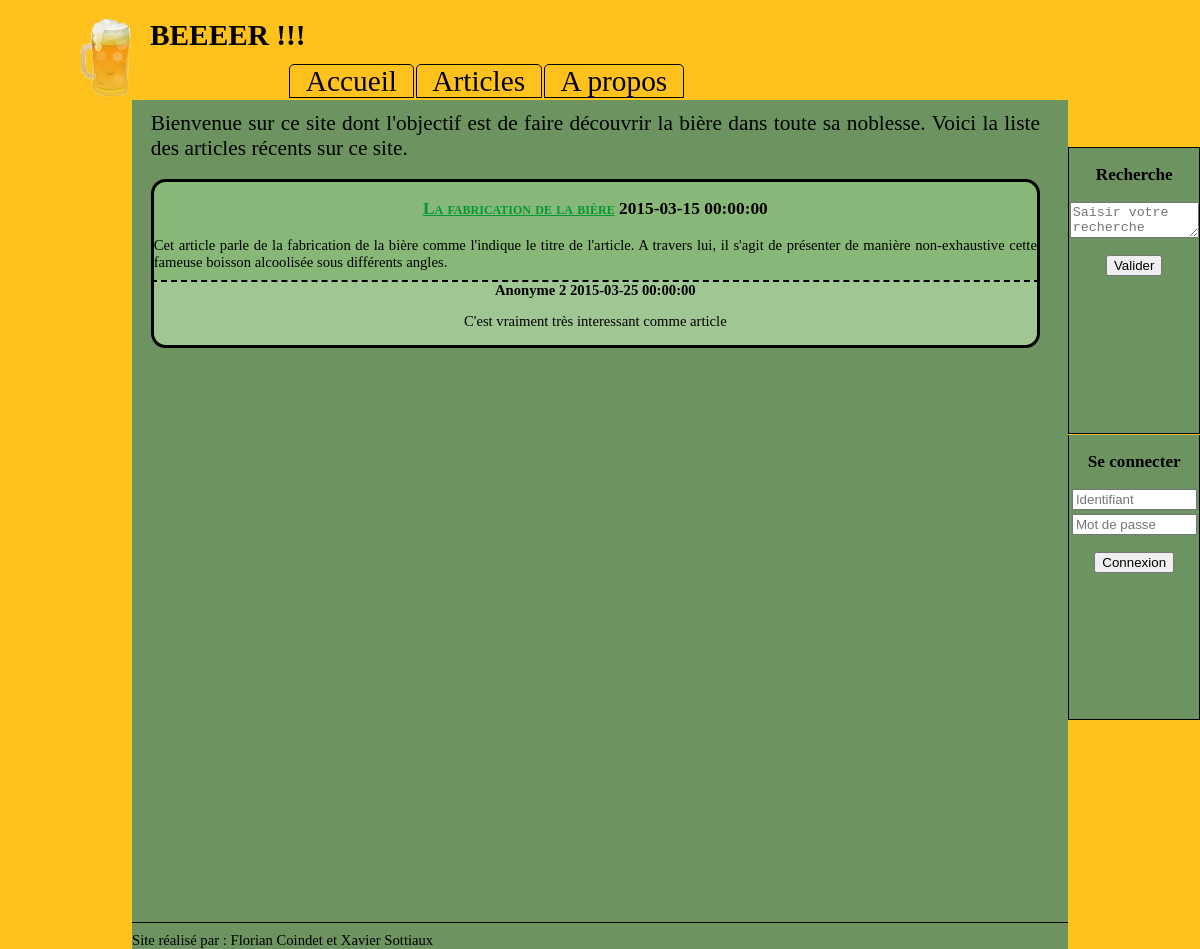
The page / on the database its author committed.
### tables this page shows
CREATE TABLE IF NOT EXISTS `Article` (
  `IDArticle` int(11) NOT NULL,
  `Titre` varchar(30) NOT NULL,
  `DateCreation` datetime NOT NULL,
  `URL` varchar(100) NOT NULL,
  `Resume` varchar(300) NOT NULL,
  `IDUtilisateur` int(11) NOT NULL
);

CREATE TABLE IF NOT EXISTS `Utilisateur` (
  `IDUtilisateur` int(11) NOT NULL,
  `Pseudonyme` varchar(30) NOT NULL,
  `Mot_passe` varchar(30) NOT NULL,
  `Webmaster` tinyint(1) NOT NULL,
  `DateCreationUtilisateur` timestamp NOT NULL DEFAULT CURRENT_TIMESTAMP ON UPDATE CURRENT_TIMESTAMP
);

CREATE TABLE IF NOT EXISTS `Commentaire` (
  `IDArticle` int(11) NOT NULL,
  `IDUtilisateur` int(11) NOT NULL,
  `DateCommentaire` datetime NOT NULL,
  `Commentaire` varchar(200) NOT NULL
);

### requete_index.php (called while the page is built, shortened)
<?php
	$bdd=Connect_db();
 	$query=$bdd->prepare('SELECT T1.IDArticle, T1.Titre, T1.DateCreation, T1.URL, T1.Resume, T2.Commentaire, T2.DateCommentaire, T3.Pseudonyme
 						  FROM Article AS T1
 						  INNER JOIN Commentaire AS T2
 						  ON T1.IDArticle=T2.IDArticle
                          INNER JOIN Utilisateur AS T3
                          ON T3.IDUtilisateur=T2.IDUtilisateur
 						  ORDER BY T1.DateCreation DESC, T2.DateCommentaire DESC');
 	$query->execute();
 	while($data = $query->fetch()){
 		$article[]=array(
 						'id' => $data['IDArticle'],
						'titre' => $data['Titre'],
						'date' => $data['DateCreation'],
						'url' => $data['URL'],
						'resume' => $data['Resume'],
						'commentaire' => $data['Commentaire'],
						'dateCommentaire' => $data['DateCommentaire'],
						'pseudonyme' => $data['Pseudonyme']
						);
 	}
 ?>

### index.php (the view, shortened to what this page needs)
<!DOCTYPE HTML>
<html>
	<head>
		<link rel="stylesheet" type="text/css" media="screen and (min-width:750px)" href="assets/style_index.css" />
		<link rel="stylesheet" type="text/css" media="screen and (max-width:750px)" href="assets/style_index750.css" />
	</head>
	<body>
		<?php include("element_principal.php"); ?>
		<article>
			<section>
				Bienvenue sur ce site dont l'objectif est de faire découvrir la bière dans toute sa noblesse.
				Voici la liste des articles récents sur ce site.
			</section>
		  <section>
		  	<?php include ("requete_index.php") ?>
		  	<h1><?php echo ( "<a href=article.php?id=".$article[0]['id'].">".$article[0]['titre']."</a> ".$article[0]['date'] ); ?></h1>
			<?php echo $article[0]['resume']; ?></section>
			<section><?php echo $article[0]['pseudonyme']." ".$article[0]['dateCommentaire']; ?>
					<p><?php echo $article[0]['commentaire']; ?></p></section>
		</article>
		<footer>
			Site réalisé par : Florian Coindet et Xavier Sottiaux
		</footer>
	</body>
</html>

### assets/style_index.css (style rules this page uses)
html { height: 100%; }
body { background-color:#FFC21C; margin-left: 11%; margin-right: 11%; text-align: justify; font-family: arial sans serif; font-size: 11pt; height: inherit; margin-bottom: -2%; }
article { background-color:#6D9360; padding-top: 2%; padding-left: 2%; padding-right: 3%; padding-bottom: 3%; height: inherit; }
article>section:first-child { padding-top: 2%; padding-bottom: 2%; font-size:16pt; }
article>section:nth-child(2) { border: 3px solid ; border-radius: 1em 1em 0em 0em; border-bottom: none; background-color: #88B878; padding-bottom: 1%; }
article>section:nth-child(2) h1 { text-align: center; font-size: 13pt; font-variant: small-caps; }
article>section:nth-child(2) a { color:#009933; }
article>section:last-child { text-align: center; font-weight: bold; background-color: #A0C693; border-top: dashed 2px; border-bottom: 3px solid ; border-left: 3px solid ; border-right: 3px solid ; border-radius: 0em 0em 1em 1em; }
article>section:last-child>p { font-weight: normal; }
footer { position: relative; padding-top: 1%; border-top: solid 1px; background-color:#6D9360; }

### assets/style_index750.css (style rules this page uses)
html { height: 100%; }
body { padding-top: 20.6%; background-color:#FFC21C; margin-left: 11%; margin-right: 11%; text-align: justify; font-family: arial sans serif; font-size: 11pt; height: inherit; margin-bottom: -2%; }
article { background-color:#6D9360; padding-top: 2%; padding-left: 2%; padding-right: 3%; padding-bottom: 3%; height: inherit; }
article>section:first-child { padding-top: 2%; padding-bottom: 2%; font-size:16pt; }
article>section:nth-child(2) { border: 3px solid ; border-radius: 1em 1em 0em 0em; border-bottom: none; background-color: #88B878; padding-bottom: 1%; }
article>section:nth-child(2) h1 { text-align: center; font-size: 13pt; font-variant: small-caps; }
article>section:nth-child(2) a { color:#009933; }
article>section:last-child { text-align: center; font-weight: bold; background-color: #A0C693; border-top: dashed 2px; border-bottom: 3px solid ; border-left: 3px solid ; border-right: 3px solid ; border-radius: 0em 0em 1em 1em; }
article>section:last-child>p { font-weight: normal; }
footer { position: relative; padding-top: 1%; border-top: solid 1px; background-color:#6D9360; }

### rows shown on the page
article: Titre "La fabrication de la bière", DateCreation "2015-03-15 00:00:00", Resume "Cet article parle de la fabrication de la bière comme l'indique le titre de l'article. A travers lui, il s'agit de présenter de manière non-exhaustive cette fameuse boisson alcoolisée sous différents angles."
utilisateur: Pseudonyme "Anonyme 2"
commentaire: DateCommentaire "2015-03-25 00:00:00", Commentaire "C'est vraiment très interessant comme article"
